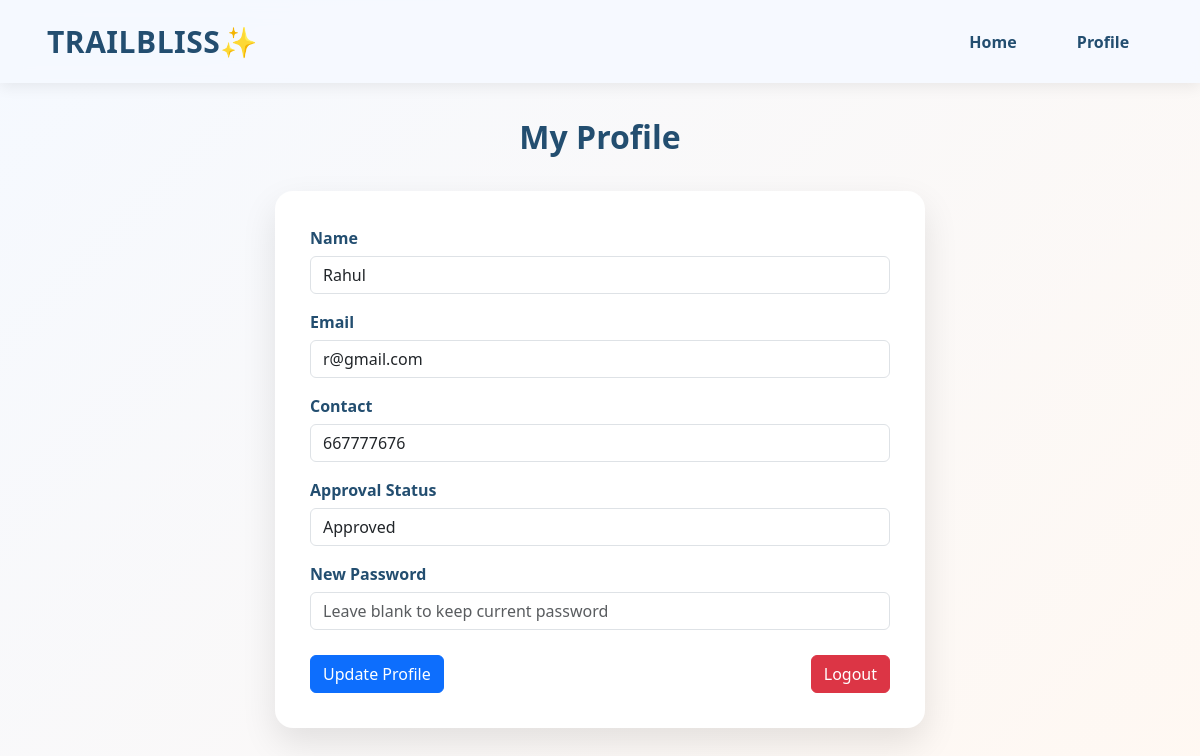
/staff/profile (signed in), run on the app's committed database.
### models.py (models this page shows)
class Staff(db.Model):
    __tablename__ = 'staff'
    id = db.Column(db.Integer,primary_key=True)
    name=db.Column(db.String(20),nullable= False)
    email = db.Column(db.String(64),unique=True,nullable=False)
    passhash = db.Column(db.String(200),nullable=False)
    contact = db.Column(db.String(20),nullable = False)
    approval_status = db.Column(db.String(20),default="Pending")
    treks = db.relationship('Trek',backref='staff',lazy=True)

### routes.py (the view)
@main_bp.route('/staff/profile')
@staff_required
def staff_profile():
    if 'staff_id' not in session:
        return redirect(url_for('main.staff_login'))
    staff = Staff.query.get_or_404(session['staff_id'])
    return render_template(
        'staff/staff_profile.html',
        staff=staff
    )

### routes.py (called while the page is built)
def staff_required(f):
    @wraps(f)
    def decorated_function(*args, **kwargs):
        if 'staff_id' not in session:
            flash("Please login as Staff.", "warning")
            return redirect(url_for('main.staff_login'))
        return f(*args, **kwargs)
    return decorated_function

### templates/staff/staff_profile.html (shortened to what this page needs)
{% extends 'layout.html' %}
{% block content %}
<h2 class="heading">My Profile</h2>
<div class="profile-card">
    <form method="POST">
        <div class="mb-3">
            <label>Name</label>
            <input type="text"
                   name="name"
                   class="form-control"
                   value="{{ staff.name }}"
                   required>
        </div>
        <div class="mb-3">
            <label>Email</label>
            <input type="email"
                   name="email"
                   class="form-control"
                   value="{{ staff.email }}"
                   required>
        </div>
        <div class="mb-3">
            <label>Contact</label>
            <input type="text"
                   name="contact"
                   class="form-control"
                   value="{{ staff.contact }}"
                   required>
        </div>
        <div class="mb-3">
            <label>Approval Status</label>
            <input type="text"
                   class="form-control"
                   value="{{ staff.approval_status }}"
                   readonly>
        </div>
        <div class="mb-4">
            <label>New Password</label>
            <input type="password"
                   name="password"
                   class="form-control"
                   placeholder="Leave blank to keep current password">
        </div>
        <div class="buttons">
            <button type="submit" class="btn btn-primary">
                Update Profile
            </button>
            <a href="{{ url_for('main.logout') }}"
               class="btn btn-danger">
                Logout
            </a>
        </div>
    </form>
</div>
{% endblock %}

### templates/layout.html (style rules this page uses)
body { margin: 0; padding: 0; width: auto; }

### templates/staff/staff_profile.html (style rules this page uses)
html,body { min-height:100vh; margin:0; background:linear-gradient(135deg,#F5F9FF,#FFF8F2); }
.heading { text-align:center; margin:35px 0; color:#234E70; font-weight:700; }
.profile-card { max-width:650px; margin:auto; background:white; padding:35px; border-radius:18px; box-shadow:0 15px 35px rgba(0,0,0,.1); }
label { font-weight:600; color:#234E70; margin-bottom:6px; }
.buttons { display:flex; justify-content:space-between; margin-top:25px; }

### data on the page
Staff: name "Rahul", email "r@gmail.com", contact "667777676", approval_status "Approved"
